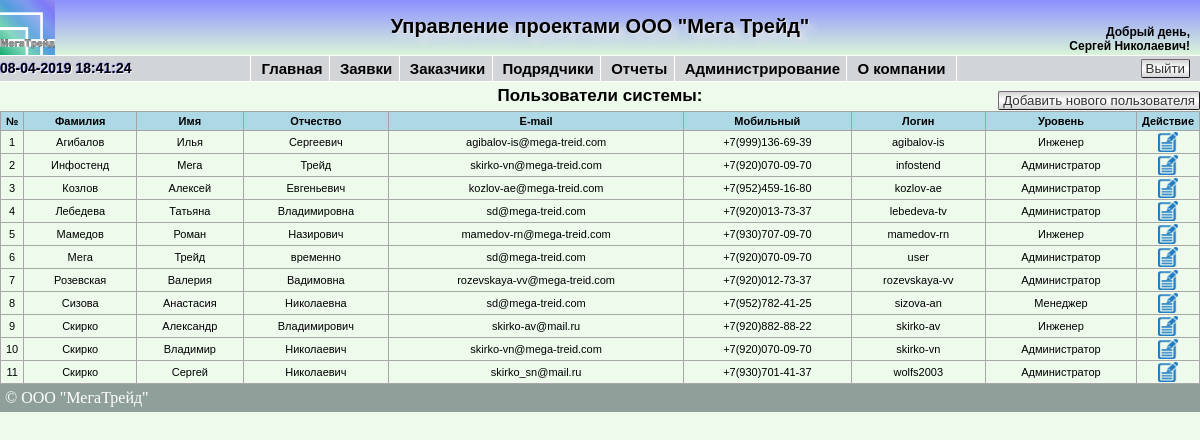
The page /showusers.php (signed in) on the database its author committed.
### tables this page shows
CREATE TABLE `users` (
  `id_users` int(11) NOT NULL AUTO_INCREMENT,
  `login` varchar(50) NOT NULL,
  `pass` varchar(50) NOT NULL,
  `surname` varchar(50) NOT NULL,
  `name` varchar(50) NOT NULL,
  `th_name` varchar(50) NOT NULL,
  `email` varchar(50) NOT NULL,
  `mobile` varchar(50) NOT NULL,
  `userlevel` int(1) unsigned NOT NULL,
  PRIMARY KEY (`id_users`)
);

### func/db.php (called while the page is built, shortened)
<?php
function Show_Users($connection)
{
	$search = "SELECT * FROM users ORDER BY surname, name, th_name ASC";
    $result = $connection->query ($search);
    $rows = $result->num_rows;
    if (!$rows) return false;
    else
    {
        $array = array ();
        for ($i=0; $i<$rows; $i++)
        {
            $result->data_seek ($i);
            $row =$result->fetch_array (MYSQLI_ASSOC);
            $array["$i"] = $row;
        }
    }
    return $array;
}
?>

### func/arrays.php (called while the page is built, shortened)
<?php
$user_level = array('Администратор', 'Руководитель проекта', 'Менеджер', 'Инженер');
?>

### showusers.php (the view, shortened to what this page needs)
<?php
require '/connection/config.php';
if($_SESSION['userlevel']==1)
{
require_once '/blocks/header.php';
require '/func/arrays.php';
?>
<!DOCTYPE html>
<html lang="ru">
<head>
</head>
<body>
<?php
	$users = Show_Users($link);
?>
	<div class="showcustomer">
			<div class="breadcrumbs">Пользователи системы:</div>
			<div class="newticket"><a href='/newuser.php' ><button class="button-new">Добавить нового пользователя</button></a></div>
				<table border="1" cellspacing="0">
					<thead>
						<tr class="hdr">
							<th width=1%>№</th>
							<th>Фамилия</th>
							<th>Имя</th>
							<th>Отчество</th>
							<th>E-mail</th>
							<th>Мобильный</th>
							<th>Логин</th>
							<th>Уровень</th>
							<th width=1%>Действие</th>
						</tr>
					</thead>
					<tbody>
				<?php foreach($users as $i => $users) { ?>
					<tr class="reg_text_show_tickets">
						<td align="center"><?=$i+1?></td>
						<td align="center"><?=$users['surname']?></td>
						<td align="center"><?=$users['name']?></td>
						<td align="center"><?=$users['th_name']?></td>
						<td align="center"><?=$users['email']?></td>
						<td align="center"><?=$users['mobile']?></td>
						<td align="center"><?=$users['login']?></td>
						<td align="center"><?=$user_level[$users['userlevel']-1]?></td>
						<td align="center"><a href='/edituser.php?edit=<?= $users['id_users'] ?>' title = 'Изменить'>
						<img src='/images/edit.png' width='20' height='20'></td>
					</tr>
				<?php }?>
			</tbody>
		</table>
	</div>
<div id="footer">&copy; ООО "МегаТрейд"</div>
</body>
</html>
<?php
	}
	else
	{
		header('Location: /');
}
?>

### css/index.css (style rules this page uses)
@media screen { body { margin:0 auto; //height: 100%; //background: radial-gradient(90% 50%, #FFFFFF, #D2E6F2); background: #EDFAEC; } }
@media screen { #footer { display:block; position: relative; bottom:0; background: #8fa09b; color: #fff; padding: 5px; clear: left; //width: 99%; text-align: left; } }
@media screen { .showmodel td, th { padding: 3px 20px; vertical-align: middle; text-align: center; } }
@media screen { .button-new { //color: #000000; //border-top: 1px solid #696969; //background: #EDEDED; //font-size: 13px; //font-family: Lucida Console; background: -moz-linear-gradient(#D0ECF4, #5BC9E1, #D0ECF4); background: -webkit-gradient(linear, 0 0, 0 100%, from(#D3D3D3), to(#D3D3D3), color-stop(0.5, #FFFFFF)); filter: progid:DXImageTransform.Microsoft.gradient(startColorstr='#00BBD6', endColorstr='#EBFFFF'); padding: 1px 4px; color: #333; -moz-border-radius: 5px; -webkit-border-radius: 5px; border-radius: 2px; border: 1px outset #767; cursor: pointer; } }
@media screen { .show_rs td, th { padding: 3px 5px; vertical-align: middle; text-align: center; } }
@media screen { .showcustomer { display: block; position: relative; font-family: Arial, Helvetica, sans-serif; color: #000000; //width: 1024px; //margin-top: 5%; padding: 0px; //border: 2px solid black; //background: #C5D1D7; //background: #D7E1E6; //background: linear-gradient(90deg, rgba(121,58,180,0) 0%, #C6D3DA 5%, #C6D3DA 95%, rgba(131,58,180,0) 100%); text-align: center; margin: 0 auto; //margin-top: 1%; //border-radius: 20px; //-moz-border-radius: 20px; //-webkit-border-radius: 20px; } }
@media screen { .showcustomer table { margin: 0 auto; width: 100%; border-collapse: collapse; //background:#F0FFFF; border: 0px solid #A8A8A8; //padding: 10px; } }
@media screen { .hdr { background:#ADD8E6; font-family: Arial, Helvetica, sans-serif; border: 1px solid #A3A3A3; font-size: 11px; } }
@media screen { .newticket { display: block; position: absolute; //position: relative; top: 10px; right: 0px; } }
@media screen { .reg_text_show_tickets { //background: green; //font-size: calc(0.2vw + 0.2vh + 1vmin); font-size: 11px; font-family: Arial, Helvetica, sans-serif; vertical-align: middle; text-align: center; font-weight: normal; width: 250px; //color: #FF0000; word-wrap: break-word; } }
@media screen { .breadcrumbs { display: block; position: relative; margin: 0 auto; padding-bottom: 10px; top: 5px; font-size: 17px; font-family: Arial, Helvetica, sans-serif; //vertical-align: middle; //text-align: left; font-weight: bold; color: #000000; width: 50%; } }

### rows shown on the page
users: surname "Агибалов", name "Илья", th_name "Сергеевич", email "agibalov-is@mega-treid.com", mobile "+7(999)136-69-39", login "agibalov-is", userlevel "Инженер"
users: surname "Инфостенд", name "Мега", th_name "Трейд", email "skirko-vn@mega-treid.com", mobile "+7(920)070-09-70", login "infostend", userlevel "Администратор"
users: surname "Козлов", name "Алексей", th_name "Евгеньевич", email "kozlov-ae@mega-treid.com", mobile "+7(952)459-16-80", login "kozlov-ae", userlevel "Администратор"
users: surname "Лебедева", name "Татьяна", th_name "Владимировна", email "sd@mega-treid.com", mobile "+7(920)013-73-37", login "lebedeva-tv", userlevel "Администратор"
users: surname "Мамедов", name "Роман", th_name "Назирович", email "mamedov-rn@mega-treid.com", mobile "+7(930)707-09-70", login "mamedov-rn", userlevel "Инженер"
users: surname "Мега", name "Трейд", th_name "временно", email "sd@mega-treid.com", mobile "+7(920)070-09-70", login "user", userlevel "Администратор"
users: surname "Розевская", name "Валерия", th_name "Вадимовна", email "rozevskaya-vv@mega-treid.com", mobile "+7(920)012-73-37", login "rozevskaya-vv", userlevel "Администратор"
users: surname "Сизова", name "Анастасия", th_name "Николаевна", email "sd@mega-treid.com", mobile "+7(952)782-41-25", login "sizova-an", userlevel "Менеджер"
users: surname "Скирко", name "Александр", th_name "Владимирович", email "skirko-av@mail.ru", mobile "+7(920)882-88-22", login "skirko-av", userlevel "Инженер"
users: surname "Скирко", name "Владимир", th_name "Николаевич", email "skirko-vn@mega-treid.com", mobile "+7(920)070-09-70", login "skirko-vn", userlevel "Администратор"
users: surname "Скирко", name "Сергей", th_name "Николаевич", email "skirko_sn@mail.ru", mobile "+7(930)701-41-37", login "wolfs2003", userlevel "Администратор"

### other values the page prints
$_SESSION["io"] "Сергей Николаевич"
